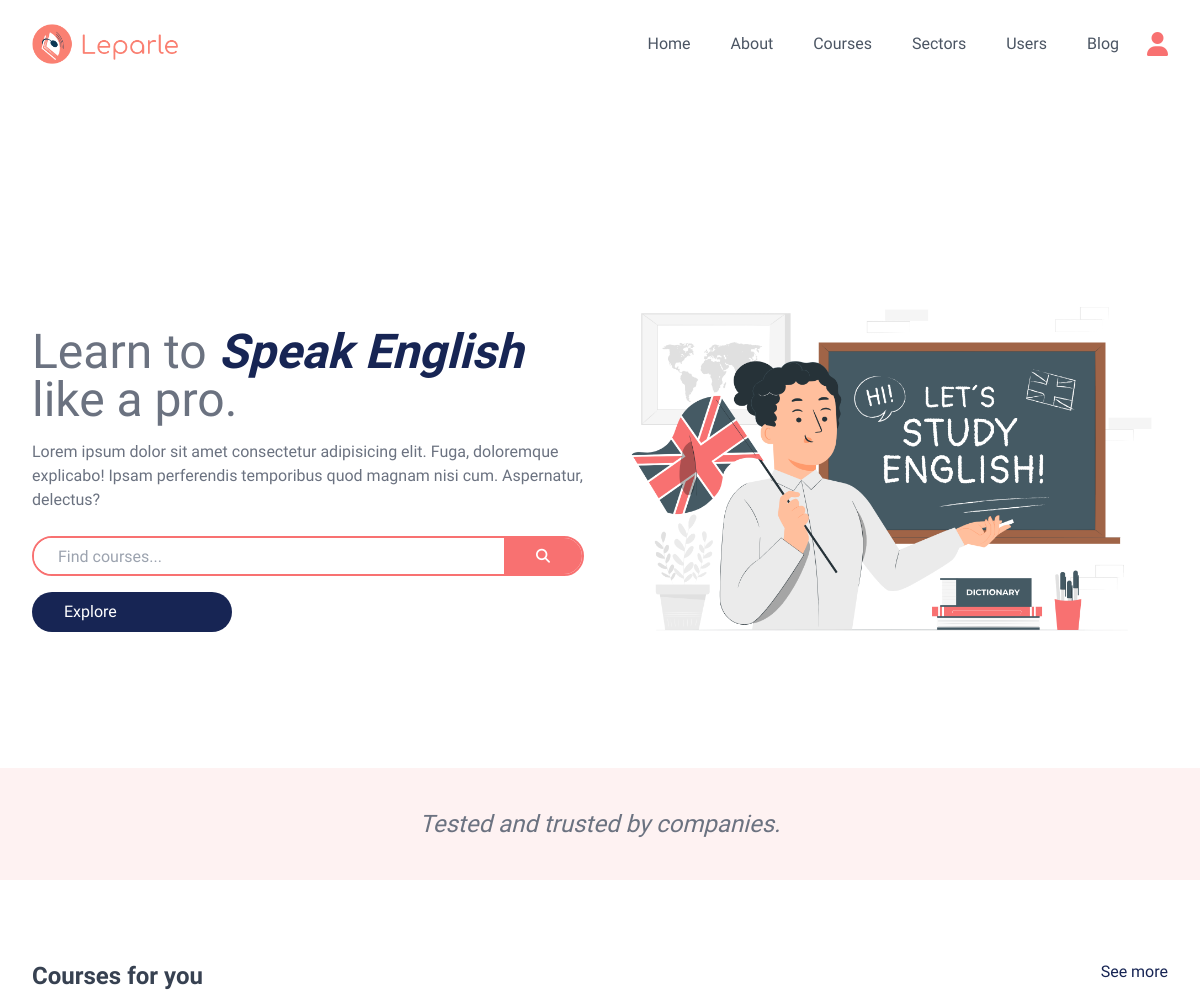
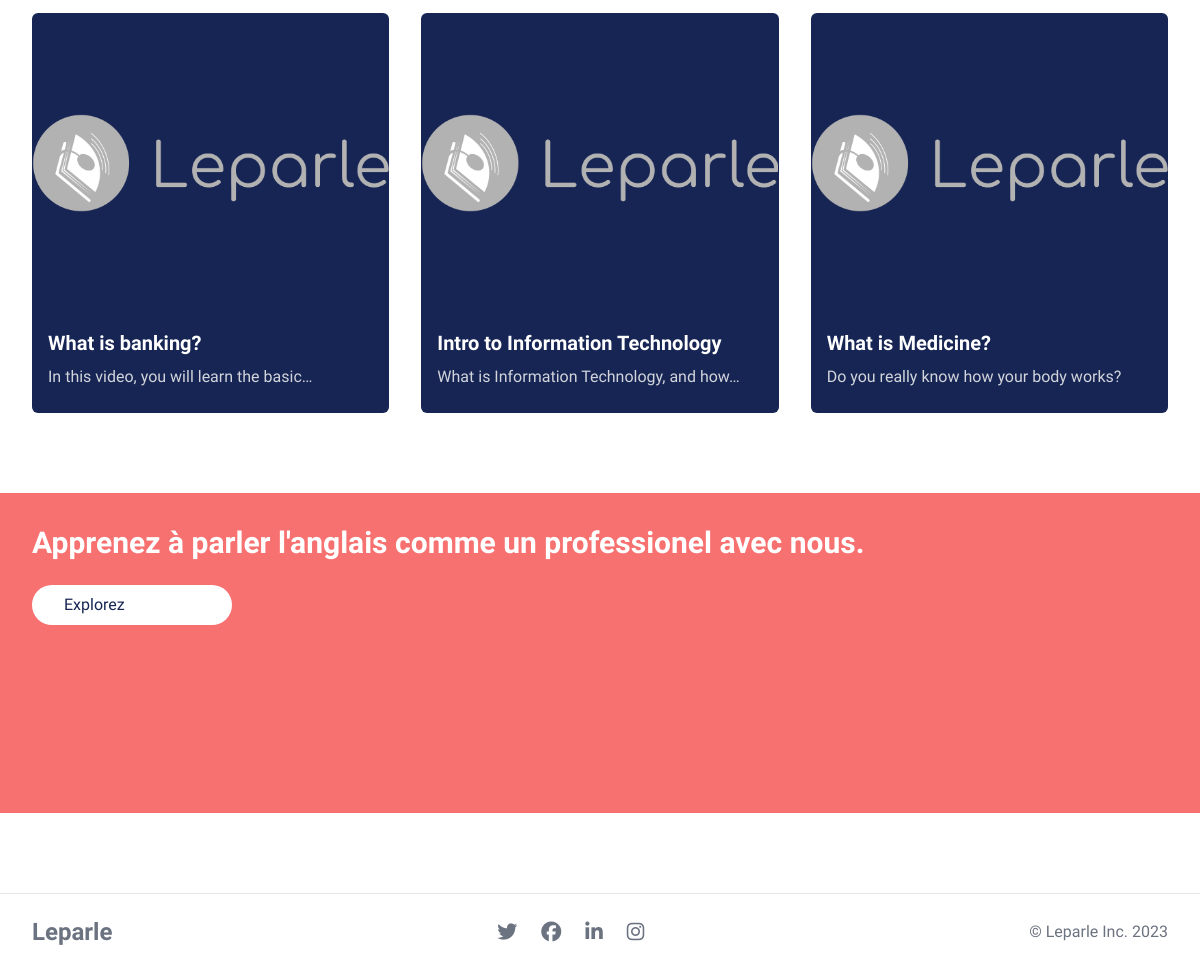
The app's page / (signed in) with its own data (2 pictures, top to bottom).
### base/models.py (models this page shows, shortened)
class Course(models.Model):
    sector = models.ForeignKey(
        Sector, on_delete=models.SET_NULL, blank=True, null=True,)
    title  = models.CharField(max_length=255)
    subtitle = models.CharField(max_length=255, blank=True, null=True)
    overview = models.TextField(blank=True, null=True)
    article = models.TextField(blank=True, null=True)
    video = models.FileField(blank=True, null=True, upload_to = 'videos')
    document = models.FileField(blank=True, null=True, upload_to = 'docs')
    is_popular = models.BooleanField(default=False)
    date_added = models.DateTimeField(blank=True, default=timezone.now)

### base/views.py (the view)
# urls.py: path('', home, name='home'),
@login_required(login_url='login')
def home(req):
    user = req.user
    sectors = Sector.objects.all()
    if user.role.sec_level >= 1:
        courses = Course.objects.all()
    else:
        courses = Course.objects.filter(sector=user.sector)
    context = {
        "home_page": "active",
        'title': 'home',
        'courses': courses,
        'sectors': sectors,
    }
    return render(req, 'base/index.html', context)

### base/templates/base/index.html (shortened to what this page needs)
{% extends 'main.html' %} {% load static %} {% block content %}
<section class="mt-20 h-100 md:h-[600px]">
  <div
    class="px-8 max-w-[1350px] mx-auto grid grid-cols-1 md:grid-cols-2 gap-8"
  >
    <div class="flex flex-col">
      <article class="mb-4 mt-40 flex flex-col justify-between">
        <h1 class="mb-4 text-5xl font-light">
          Learn to
          <span class="italic text-blue-950 font-black"> Speak English </span>
          <br />
          like a pro.
        </h1>
        <p>
          Lorem ipsum dolor sit amet consectetur adipisicing elit. Fuga,
          doloremque explicabo! Ipsam perferendis temporibus quod magnam nisi
          cum. Aspernatur, delectus?
        </p>
      </article>
      <form
        id="search_box"
        class="mt-2 w-full border border-2 border-red-400 rounded-full flex flex-row max-w-xl justify-between items-fill"
      >
        <input
          type="text"
          name="query"
          id="querier"
          required
          class="px-6 py-0 rounded-l-full bg-white text-black w-full h-full"
          placeholder="Find courses..."
        />
        <button
          class="group px-8 py-2 text-sm bg-red-400 hover:bg-blue-950 text-white rounded-r-full"
          type="submit"
        >
          <i class="fa-solid fa-magnifying-glass"></i>
        </button>
      </form>
      <a
        href="#courses"
        class="mt-4 px-8 py-2 rounded-full flex justify-between items-center text-white bg-blue-950 w-[200px] group"
        >Explore</a>
    </div>
    <img
      class="h-[600px] rounded-md object-contain"
      src="{% static 'imgs/pana-teacher.png' %}"
      alt="hero image"
    />
  </div>
</section>
<div class="py-10 bg-red-50 w-full text-center">
  <p class="mx-auto text-gray-500 text-2xl font-thin italic">
    Tested and trusted by companies.
  </p>
</div>
<section id="courses" class="py-20 bg-white w-full text-left">
  <div class="px-8 max-w-[1350px] mx-auto">
    <div class="mb-4 flex justify-between">
      <h3 class="text-gray-700 text-2xl font-bold">Courses for you</h3>
      <a class="text-blue-950 hover:font-bold" href="{% url 'courses' %}"
        >See more</a
      >
    </div>
    <div class="grid grid-cols-1 md:grid-cols-2 lg:grid-cols-3 gap-8">
      {% for item in courses %}
      <a href="{% url 'course' item.id  %}">
        <div class="flex flex-col bg-blue-950 hover:shadow-md rounded-md group">
          {% if item.video %}
          <video
            class="h-[300px] rounded-t-md object-contain"
            poster="{% static 'imgs/leparle-gris-lng.png' %}"
            preload="metadata"
          >
            <source src="{{item.video.url}}" type="video/mp4" />
          </video>
          {% endif %}
          <div class="p-4 flex flex-col justify-between">
            <h4 class="text-white text-xl font-bold">{{item.title}}</h4>
            <p class="py-2 text-gray-300 text-md">
              {{item.subtitle|truncatechars:40}}
            </p>
          </div>
        </div> </a
      >{% endfor %}
    </div>
  </div>
</section>
<div class="bg-red-400 h-80 w-full">
  <article class="p-8 mx-auto max-w-[1350px] flex flex-col">
    <h4 class="mb-2 text-3xl text-white font-bold">
      Apprenez à parler l'anglais comme un professionel avec nous.
    </h4>
    <a
      href="{% url 'courses' %}"
      class="mt-4 px-8 py-2 rounded-full flex justify-between items-center text-blue-950 bg-white w-[200px] group"
      >Explorez</a>
  </article>
</div>
{% endblock %}

### static/styles.css (style rules this page uses)
html { scroll-behavior: smooth; box-sizing: border-box; }

### templates/main.html (style rules this page uses)
body { font-family: "Comfortaa", serif; }

### records on screen
Course: title "What is banking?", subtitle "In this video, you will learn the basic…"
Course: title "Intro to Information Technology", subtitle "What is Information Technology, and how…"
Course: title "What is Medicine?", subtitle "Do you really know how your body works?"
